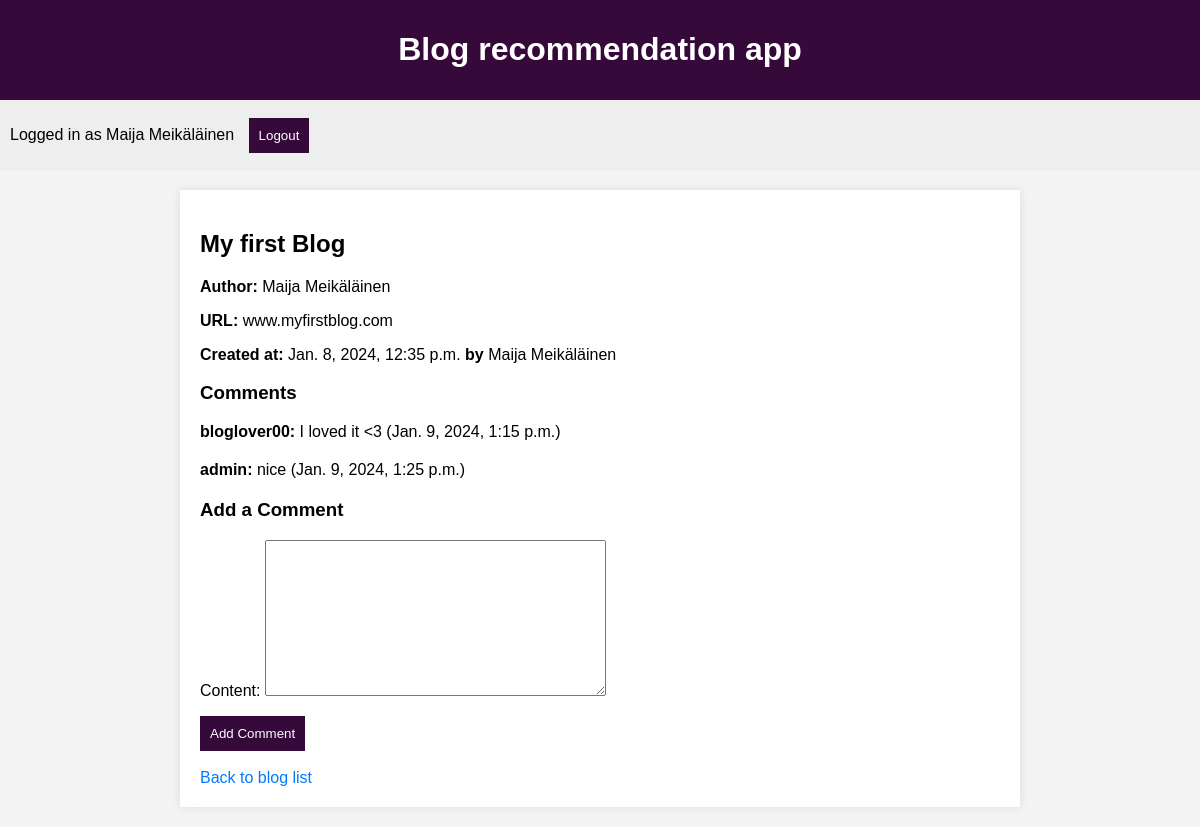
/1/ (signed in), run on the app's committed database.
### blogs/models.py (models this page shows, shortened)
class Blog(models.Model):
    name = models.CharField(max_length=200)
    author = models.CharField(max_length=200)
    year = models.DateTimeField('date published', default=timezone.now)
    url = models.CharField(max_length=200)
    user = models.ForeignKey(User, on_delete=models.CASCADE)

class Comment(models.Model):
    blog = models.ForeignKey('Blog', on_delete=models.CASCADE)
    user = models.ForeignKey(User, on_delete=models.CASCADE)
    content = models.TextField()
    created_at = models.DateTimeField(auto_now_add=True)

### blogs/views.py (the view, shortened to what this page needs)
# urls.py: path('<int:blog_id>/', detail, name='detail'),
def detail(request, blog_id):
    blog = get_object_or_404(Blog, pk=blog_id)
    comments = Comment.objects.filter(blog=blog)
    comment_form = CommentForm()
    return render(request, 'blogs/detail.html', {'blog': blog, 'comments': comments, 'comment_form': comment_form})

### blogs/forms.py
class CommentForm(forms.ModelForm):
    class Meta:
        model = Comment
        fields = ['content']

### blogs/templates/blogs/detail.html (shortened to what this page needs)
{% extends 'blogs/base.html' %}
{% block content %}
    <h2>{{ blog.name }}</h2>
    <p><strong>Author:</strong> {{ blog.author }}</p>
    <p><strong>URL:</strong> {{ blog.url }}</p>
    <p><strong>Created at:</strong> {{ blog.year }} <strong>by</strong> {{ blog.user.username }}</p>
    {% if comments %}
        <h3>Comments</h3>
        <ul>
            {% for comment in comments %}
                <li>
                    <strong>{{ comment.user.username }}:</strong> {{ comment.content|safe }} ({{ comment.created_at }})
                </li>
            {% endfor %}
        </ul>
    {% else %}
        <p>No comments yet.</p>
    {% endif %}
    {% if user.is_authenticated %}
        <h3>Add a Comment</h3>
        <form method="post" action="{% url 'detail' blog_id=blog.id %}">
            {{ comment_form.as_p }}
            <button type="submit">Add Comment</button>
        </form>
    {% else %}
        <p><a href="{% url 'login' %}">Log in</a> to add comments!</p>
    {% endif %}
    <br>
    <a href="{% url 'index' %}">Back to blog list</a>
{% endblock %}

### blogs/templates/blogs/base.html (shortened to what this page needs)
<!DOCTYPE html>
<html lang="en">
<head>
    {% load static %}
    <link rel="stylesheet" href="{% static 'css/styles.css' %}">
</head>
<body>
    <header>
        <h1>Blog recommendation app</h1>
    </header>
    <nav>
        {% if user.is_authenticated %}
            <p style="display: inline-block; margin-right: 10px;">Logged in as {{ user.username }}</p>
            <form action="{% url 'logout' %}" method="post" style="display: inline-block;">
                <button type="submit">Logout</button>
            </form>
        {% else %}
            <p><a href="{% url 'login' %}">Log in</a> to comment and add new blogs!</p>
        {% endif %}
    </nav>
    <main>
        {% block content %}{% endblock %}
    </main>
</body>
</html>

### blogs/static/css/styles.css (style rules this page uses)
body { font-family: 'Arial', sans-serif; margin: 0; padding: 0; background-color: #f4f4f4; }
header { background-color: #350a3a; color: #fff; text-align: center; padding: 10px; }
nav { background-color: #eee; padding: 10px; }
main { max-width: 800px; margin: 20px auto; padding: 20px; background-color: #fff; box-shadow: 0 0 10px rgba(0, 0, 0, 0.1); }
ul { list-style-type: none; padding: 0; }
li { margin-bottom: 20px; }
a { color: #007BFF; text-decoration: none; }
button { background-color: #350a3a; color: #fff; padding: 10px; border: none; cursor: pointer; }

### data on the page
Blog: name "My first Blog", author "Maija Meikäläinen", url "www.myfirstblog.com", year "Jan. 8, 2024, 12:35 p.m.", user.username "Maija Meikäläinen"
Comment: user.username "bloglover00", content "I loved it <3", created_at "Jan. 9, 2024, 1:15 p.m."
Comment: user.username "admin", content "nice", created_at "Jan. 9, 2024, 1:25 p.m."

### other printed values
{{ user.username }} "Maija Meikäläinen"
